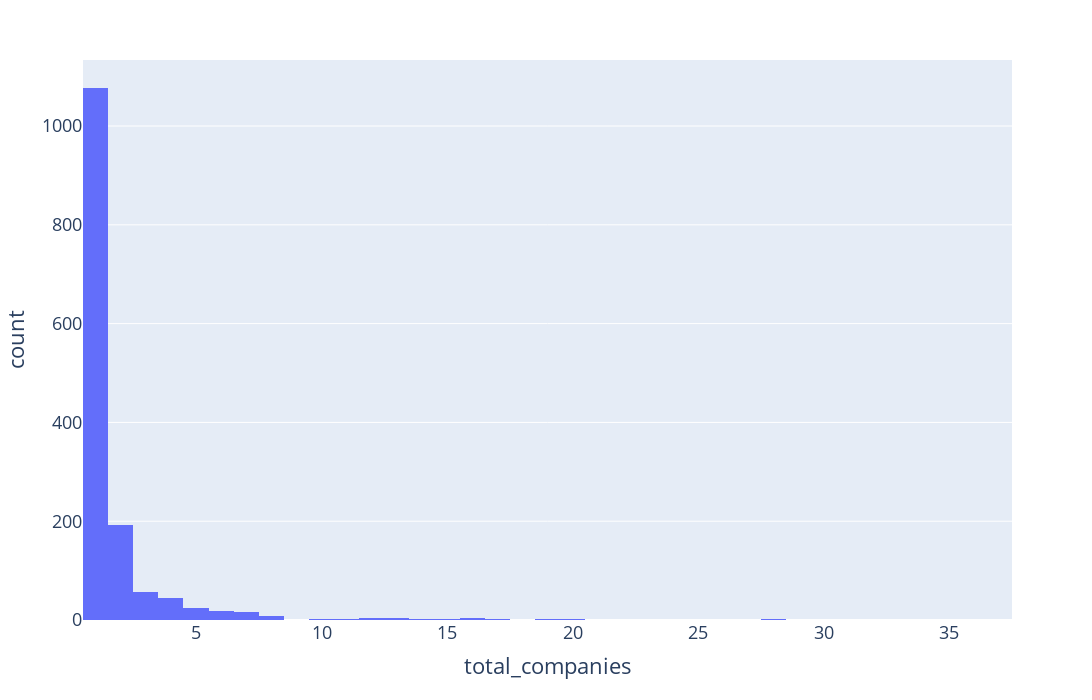

This figure's notebook cell:
### Code cell
fig = px.histogram(investor_metrics, x="total_companies")

fig.update_layout(
    height=700,
    width=1200,
    font=dict(
        size=18,
    )
)

fig.show()

### Figure 1 — Plotly figure (JSON) as saved in the notebook; plotly's stock layout.template omitted (floating-point values rounded to 4 significant figures; data arrays with more than 128 entries replaced by an {"elided": "..."} marker saying what was removed)
{"data": [{"alignmentgroup": "True", "bingroup": "x", "hovertemplate": "total_companies=%{x}<br>count=%{y}<extra></extra>", "legendgroup": "", "marker": {"color": "#636efa", "pattern": {"shape": ""}}, "name": "", "offsetgroup": "", "orientation": "v", "showlegend": false, "type": "histogram", "x": {"elided": "1479 int values"}, "xaxis": "x", "yaxis": "y"}], "layout": {"barmode": "relative", "font": {"size": 18}, "height": 700, "legend": {"tracegroupgap": 0}, "margin": {"t": 60}, "width": 1200, "xaxis": {"anchor": "y", "domain": [0, 1], "title": {"text": "total_companies"}}, "yaxis": {"anchor": "x", "domain": [0, 1], "title": {"text": "count"}}}}
